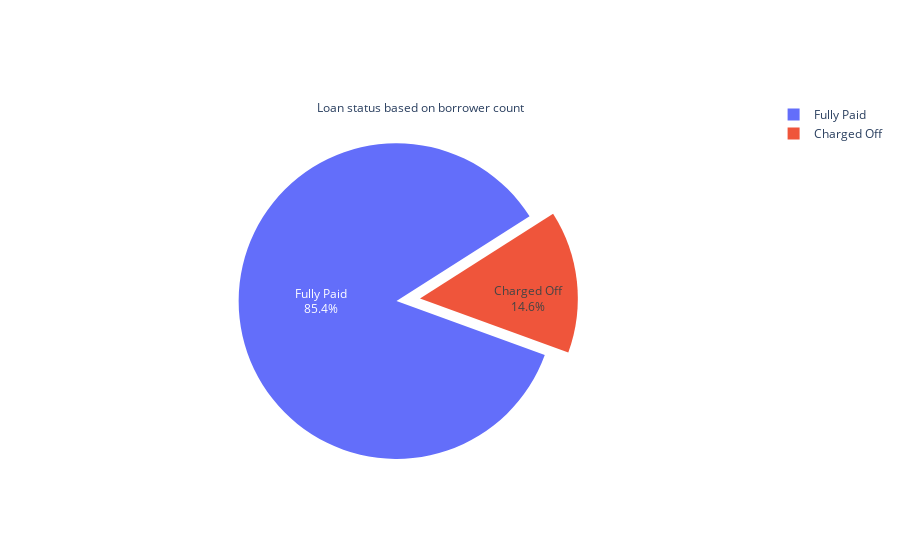

Here is the notebook cell this chart was saved with:
### Markdown cell above
## <a id='2.1'>2.1. Charged Off distribution in data</a>

### Code cell
# create loan_status count
loan_statuis_dist = loan.groupby('loan_status').size()
# draw a pie chart to represent payed and defaulted percentage
fig = go.Figure(data=[go.Pie(labels=loan_statuis_dist.index.values, values=loan_statuis_dist, textinfo='label+percent',
    insidetextorientation='radial', pull=[0, 0.15], rotation = 110,  title='Loan status based on borrower count')])
fig.show()

### Figure 1 — Plotly figure (JSON) as saved in the notebook; plotly's stock layout.template omitted (floating-point values rounded to 4 significant figures)
{"data": [{"insidetextorientation": "radial", "labels": ["Charged Off", "Fully Paid"], "pull": [0, 0.15], "rotation": 110, "textinfo": "label+percent", "title": {"text": "Loan status based on borrower count"}, "type": "pie", "values": [5627, 32950]}], "layout": {}}
